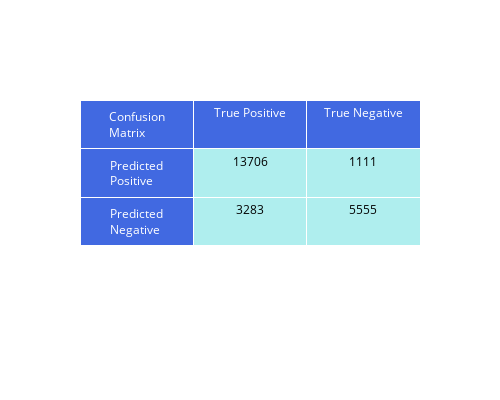

Notebook source saved alongside this figure:
### Code cell
best_params = grid_pipeline.best_params_
best_model = grid_pipeline.best_estimator_
predictions = best_model.predict(X_test)
print("Best Score: ", grid_pipeline.best_score_)

### Figure 1 — Plotly figure (JSON) as saved in the notebook; plotly's stock layout.template omitted (floating-point values rounded to 4 significant figures)
{"data": [{"cells": {"fill": {"color": ["royalblue", "paleturquoise"]}, "font": {"color": ["white", "black"], "size": 12}, "values": [["Predicted Positive", "Predicted Negative"], [13706, 3283], [1111, 5555]]}, "header": {"fill": {"color": "royalblue"}, "font": {"color": "white", "size": 12}, "values": ["Confusion Matrix", "True Positive", "True Negative"]}, "type": "table"}], "layout": {"height": 400, "width": 500}}
